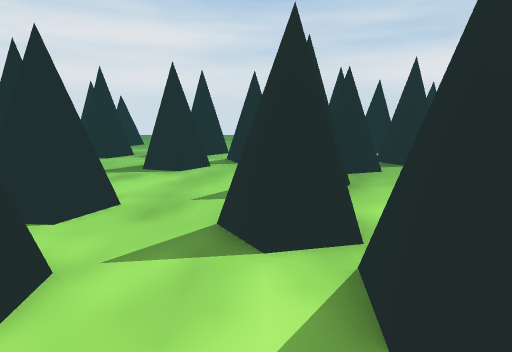
View 1 (above)

24 first-person views from a walk through a 3-D level made in the Unity game engine. The camera is 1.4 m above the floor, tilts 10° down and sees 75° across. The floor is counted in squares, 1 m on a side. Each view is taken from the middle of a square. On the plan, view 1 faces up. The plan holds only what a view shows up to about 15 squares ahead; the rest is blank. The place goes on beyond the plan. The player is left out. Some animated figures are not drawn.

View 2
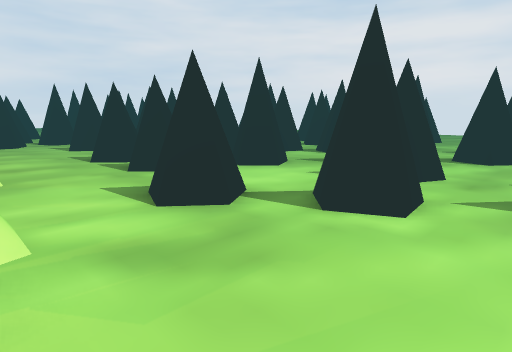

View 3
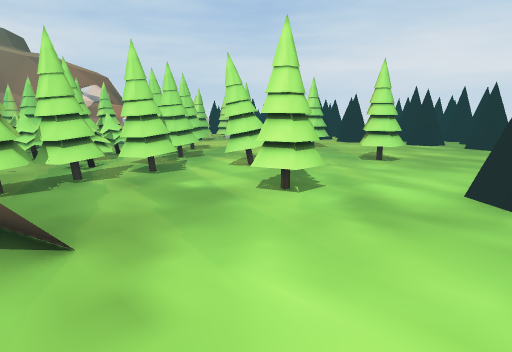

View 4
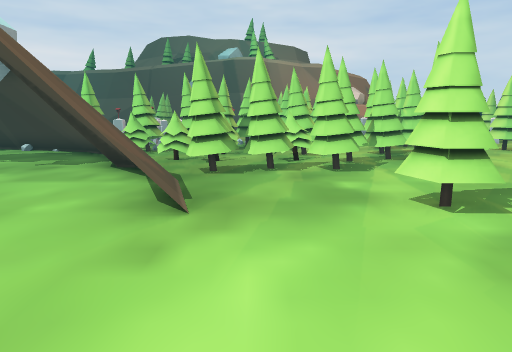

View 5
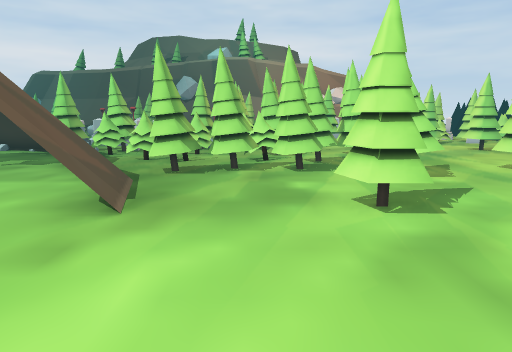

View 6
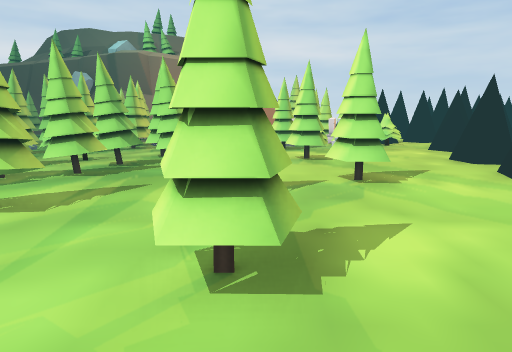

View 7
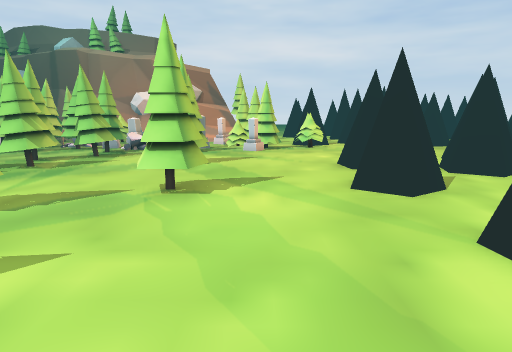

View 8
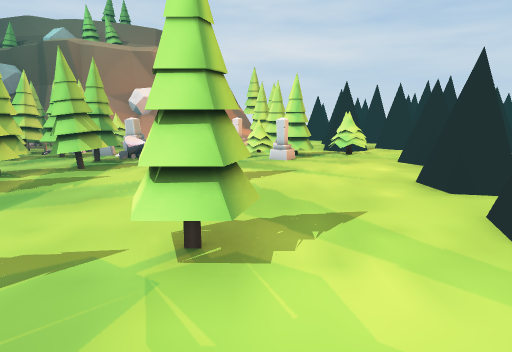

View 9
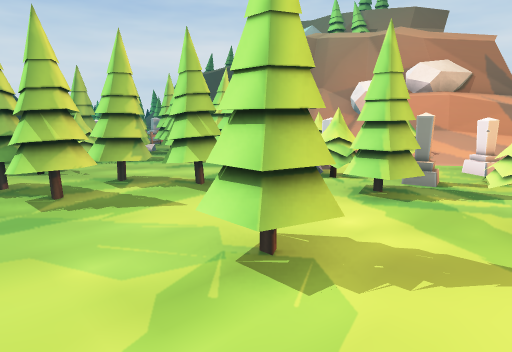

View 10
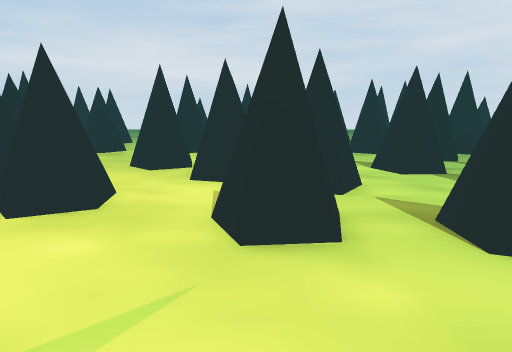

View 11
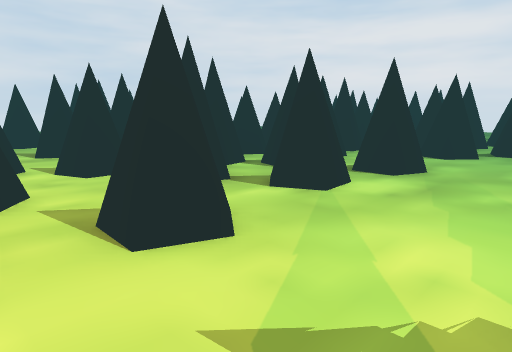

View 12
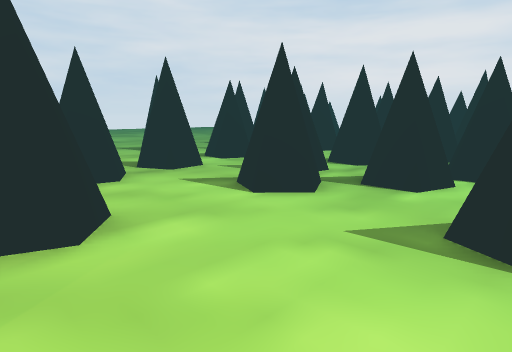

View 13
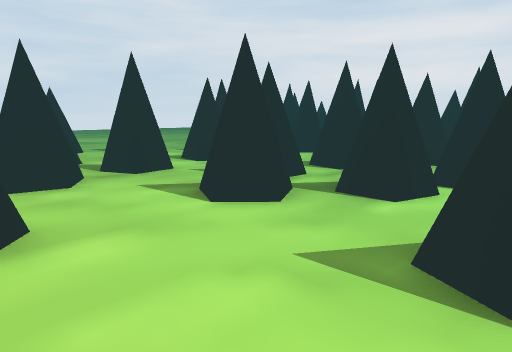

View 14
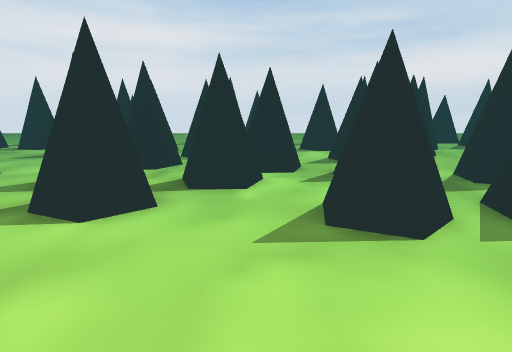

View 15
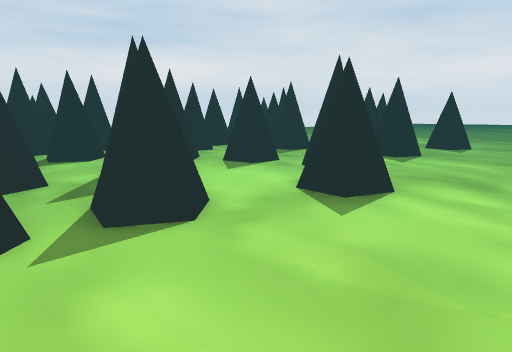

View 16
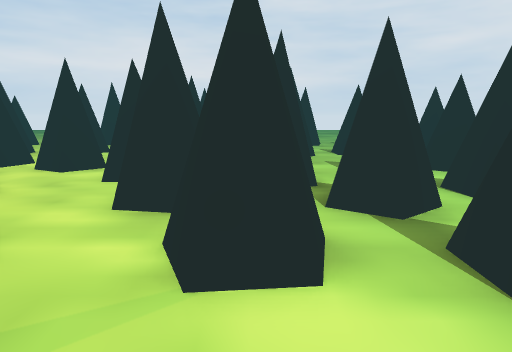

View 17
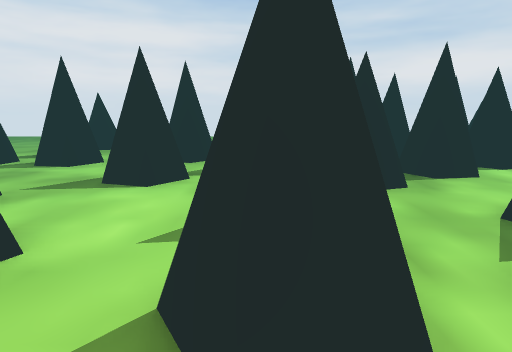

View 18
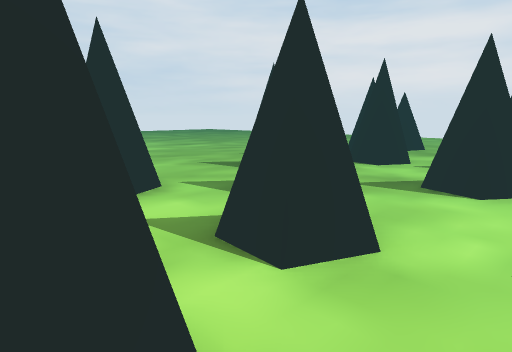

View 19
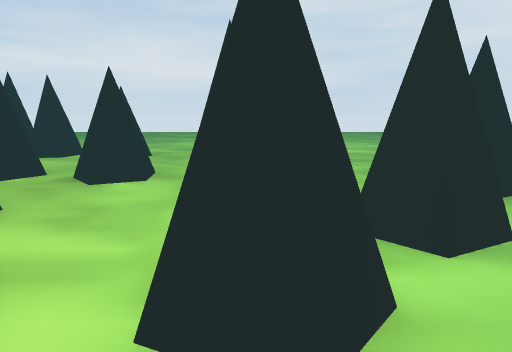

View 20
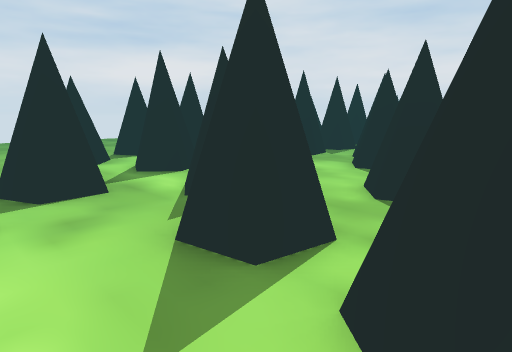

View 21
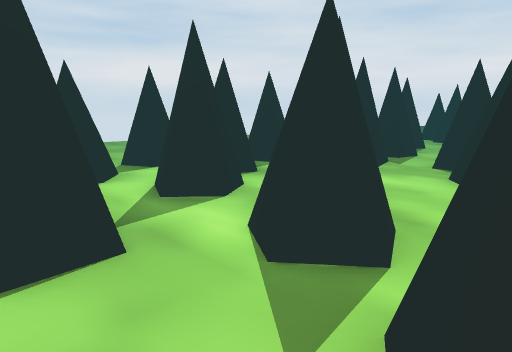

View 22
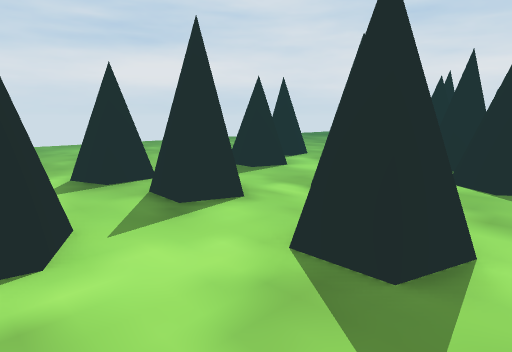

View 23
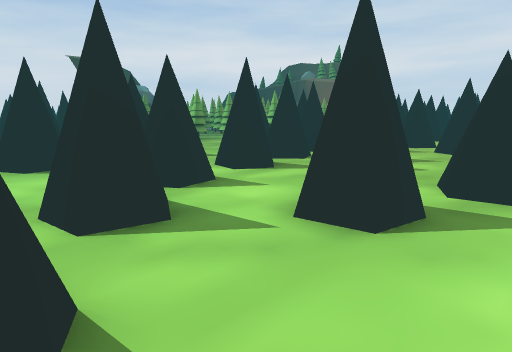

View 24
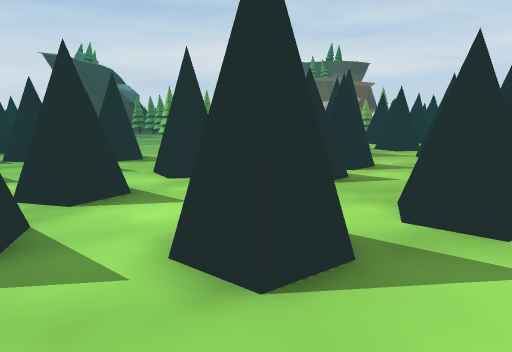

### Floor plan
Key: @ floor where view 1 was taken; # wall or solid block; x gap in a wall; . floor; / step, stairs or slope; = window, fence, low wall or low ledge; ^ raised ledge; T pine tree; M tombstone; O other object.
Columns run from 27 left of view 1 to 5 right of it. Each row starts with its distance up from view 1.
 17    ##        .#
 16     ...#  .# .##.
 15  .  ...x  .##..x.##
 14  .## ..# .....##=####           #
 13   #. #.##...## ## #  ##. #      #
 12   #.##......##=#####.##....
 11    ......##...##...........#   #
 10    #...##=..####...# ...##.=  ###
  9 ..##...##...##...####. .##.  ##.
  8 ...........==....##... ....  =..
  7 .....#=.../#=.##..... ##...=##.
  6 .....=##..//..##.#....== ...x..
  5 ..##..##..O/.#...#.##..##=.  .
  4 ..##...=..##.#.....##...=..##.##
  3 .......x...##...........##..#
  2 .#.....#...##..##=##....##..##...
  1  #..##.=.......##.##.=#.=.......=
  0 .=..##.##............=#....@.....
 -1 x#=..#.##..=.....................
 -2 .x...#.....#/..................
 -3   #.....##.//.....T....TTT..=##.
 -4  ##... #=#=.......TT....T....##..
 -5    ...######......T..........^# .
 -6    ##...##............TT....TT #.
 -7  ##  ... #........TT..T.TTTTTT.##
 -8  ##..##=...#...TT..T....TTTTOO..
 -9  ....=.....#...TT.....TTTTT.OTT.
-10      #..#.............TT.TT.TTTTT
-11 #.   #.=#x##........TTTT.TT.TT.TT
-12 ##  x. #  ##....TT..TTTTT.TTTTTTT
-13     # ##........TT...TT.TTTTTTTTT
-14  ....##............TTTT..TTTT
-15  #   ##..##.........TT..TTTTT
-16     ....  #...M.TT..TTTTTTTTT
-17  ......   ...TT.MTT#=OTTTTTT
-18 x#..     ..TTTTOMM   OTTTTTT
-19  #       ..##.OT..   .  T
-20         ##.   TTM   OO

Where each view was taken, in squares from view 1:
view 1: 0 up, 0 right, facing up
view 2: 3 down, 0 right, facing up-left
view 3: 1 up, 2 right, facing down-left
view 4: 2 up, 0 right, facing down
view 5: 2 up, 1 left, facing down
view 6: 1 down, 9 left, facing down
view 7: 2 down, 13 left, facing down
view 8: 5 down, 12 left, facing down
view 9: 10 down, 13 left, facing down-right
view 10: 12 down, 12 left, facing left
view 11: 11 down, 12 left, facing up-left
view 12: 3 down, 11 left, facing up-left
view 13: 2 down, 11 left, facing up-left
view 14: 3 down, 13 left, facing up
view 15: 3 down, 11 left, facing up-right
view 16: 5 down, 13 left, facing left
view 17: 2 up, 17 left, facing up
view 18: 2 up, 18 left, facing up-left
view 19: 5 up, 18 left, facing left
view 20: 4 up, 19 left, facing up-right
view 21: 7 up, 18 left, facing up-right
view 22: 8 up, 23 left, facing up-right
view 23: 9 up, 27 left, facing down-right
view 24: 7 up, 27 left, facing down-right
